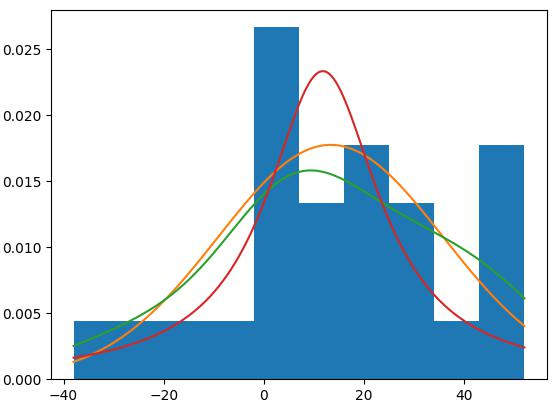
#> input picture datasetModificado/FRANK_PRUEBAS/B.jpg, 558 x 405 px, found by its file name
$ python phaseCorrelation.py
#> lines starting #> are read from the running program, lines starting #| are printed output that depends on the picture
import cv2
import math
import time
import numpy as np

class CorrelationCalculator(object):
    'TODO: class description'

    version = '0.1'

    def __init__(self, initial_frame, detection_threshold=4):
        self.initial_frame = np.float32(cv2.cvtColor(initial_frame, cv2.COLOR_BGR2GRAY))
        self.detection_threshold = detection_threshold

    def detect_phase_shift(self, current_frame):
        'returns detected sub-pixel phase shift between two arrays'
        self.current_frame = np.float32(cv2.cvtColor(current_frame, cv2.COLOR_BGR2GRAY))
        shift = cv2.phaseCorrelate(self.initial_frame, self.current_frame)
        return shift

# implementation

import cv2

img = cv2.imread(r"/pruebas_directorio/FRANK_PRUEBAS/B.jpg")
#> img is the input picture: shape (405, 558, 3); mean B, G, R 226.1, 210.6, 186.8
img2 = cv2.imread(r"/pruebas_directorio/FRANK_PRUEBAS/B_MOD1.jpg")
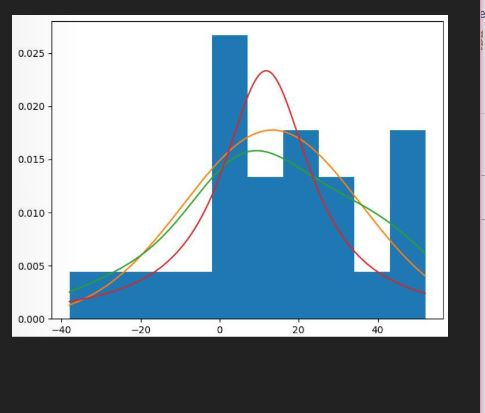
#> input picture datasetModificado/FRANK_PRUEBAS/B_MOD1.JPG, 485 x 413 px, found by its file name
#> img2 is the input picture: shape (413, 485, 3); mean B, G, R 169.8, 158.3, 141.2

obj = CorrelationCalculator(img)
#> in __init__, `self.initial_frame = np.float32(cv2.cvtColor(initial_frame, cv2.COLOR_..`:
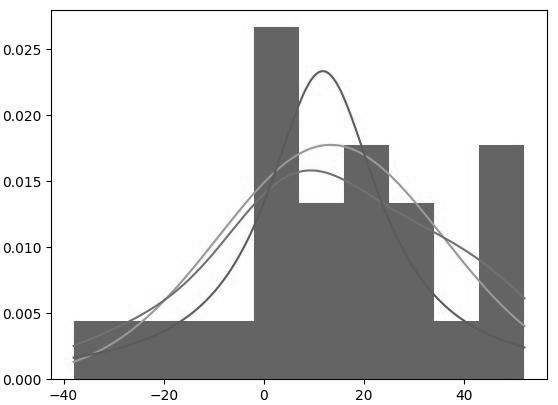
#> self.initial_frame: shape (405, 558) float32; min 0, max 255, mean 205.2
print(obj)
#> (printed output is left out)
shift = obj.detect_phase_shift(img2)
#> in detect_phase_shift, `self.current_frame = np.float32(cv2.cvtColor(current_frame, cv2.COLOR_..`:
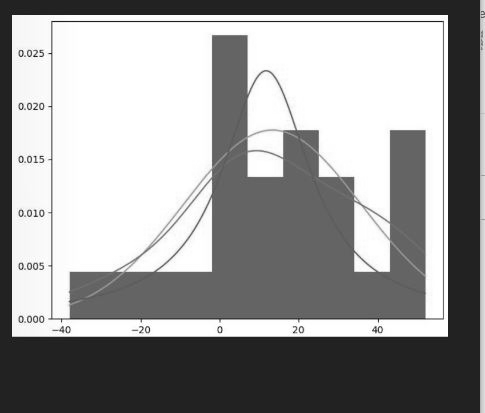
#> self.current_frame: shape (413, 485) float32; min 16, max 255, mean 154.5
#> (the run stopped early here; a loop or call above may not have finished)
